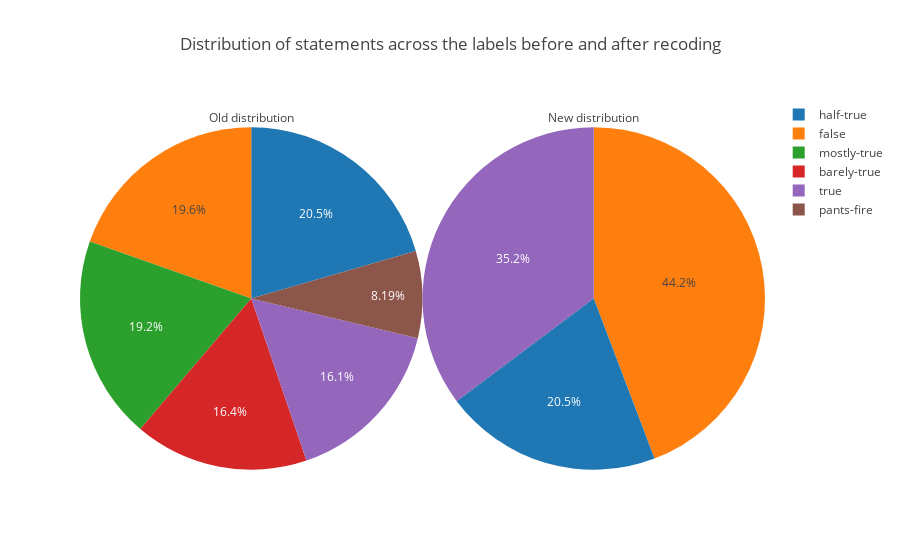

This figure's notebook cell:
### Code cell
old_labels = Counter(pd.concat([data.df['train'].label, data.df['test'].label, data.df['validation'].label]).values)
new_labels = Counter(
        pd.concat([
            data.df['train'].label.apply(lambda label: recode(label)), 
            data.df['test'].label.apply(lambda label: recode(label)), 
            data.df['validation'].label.apply(lambda label: recode(label))
        ]).values)

charts = [
    go.Pie(
        labels = list(old_labels.keys()),
        values = list(old_labels.values()),
        name = 'Old distribution',
        domain = dict(x=[0,0.5]),
        title = 'Old distribution'
    ), 
    go.Pie(
        labels = list(new_labels.keys()),
        values = list(new_labels.values()),
        name = 'New distribution',
        domain=dict(x=[0.5,1.0]),
        title = 'New distribution'
    ),
]

layout = go.Layout(
    title = 'Distribution of statements across the labels before and after recoding',
)

fig = go.Figure(data = charts, layout = layout)

iplot(fig)

### Figure 1 — Plotly figure (JSON) as saved in the notebook; plotly's stock layout.template omitted (floating-point values rounded to 4 significant figures)
{"data": [{"domain": {"x": [0, 0.5]}, "labels": ["false", "half-true", "mostly-true", "true", "barely-true", "pants-fire"], "name": "Old distribution", "title": {"text": "Old distribution"}, "type": "pie", "uid": "2ed940ec-b7db-447d-b983-d184f55cd928", "values": [2507, 2627, 2454, 2053, 2103, 1047]}, {"domain": {"x": [0.5, 1]}, "labels": ["false", "half-true", "true"], "name": "New distribution", "title": {"text": "New distribution"}, "type": "pie", "uid": "3c2bcfe6-83a6-41f0-8708-9d74bfedcbc5", "values": [5657, 2627, 4507]}], "layout": {"title": {"text": "Distribution of statements across the labels before and after recoding"}}}
